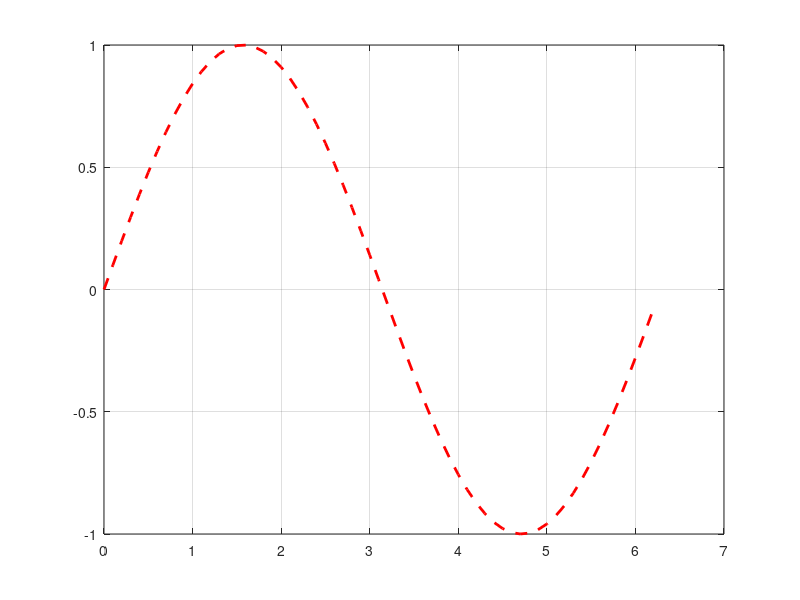
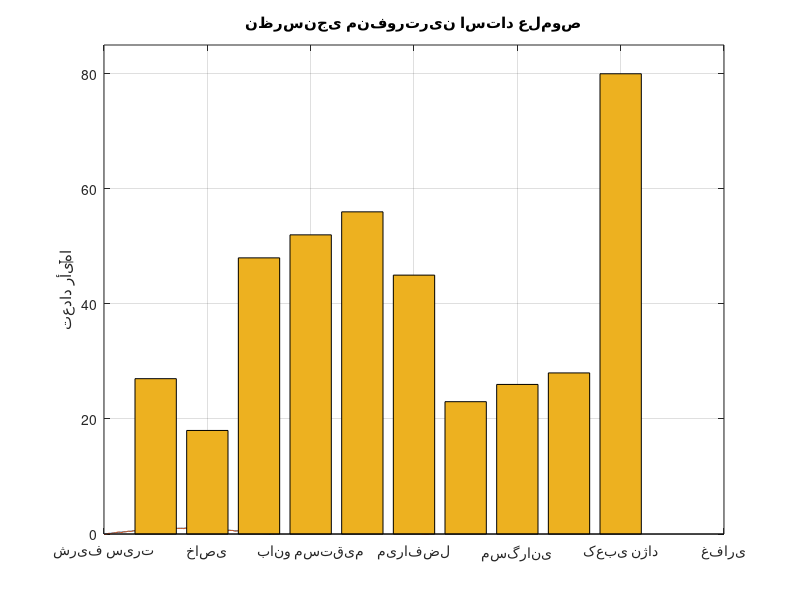

Write the MATLAB code that produced these figures, in order. (Note: this script raises an error after producing the figures.)
% MATLAB Geek Bootcamp - Week 2
% Plotting & Visualization
% @ElectroGeek255


clc
clear
close all


%% 1. Basic plot

x = [1 2 3 4 5 6];
y = [4 3 8 6 1 5];

plot(x, y)


%% 2. Plot a mathematical function

x = -10:0.1:10;
y = x.^2 - 1;

plot(x, y)
grid on


%% 3. Common plot styles

x = 0:0.1:2*pi;
y = sin(x);

plot(x, y, 'r--', 'LineWidth', 2)
grid on

% 'r--'      -> red dashed line
% 'LineWidth' -> line thickness


%% 4. Complete second-order response

figure('Name','میرایی ضعیف','NumberTitle','off');

t = 0:0.01:10;

alpha = 0.3;
omega0 = 2;
wd = sqrt(omega0^2 - alpha^2);

y = exp(-alpha*t) .* ...
    (cos(wd*t) + sin(wd*t));

plot(t, y, 'LineWidth', 2)

grid on

title('میرایی ضعیف')
xlabel('زمان')
ylabel('دامنه')


%% 5. Noisy Sin Wave Example

x = linspace(0, 2*pi, 200);

y = sin(x);

noise = 0.2 * rand(size(x)) - 0.1;
y1 = sin(x) + noise;

plot(x, y)
hold on
plot(x, y1)

grid on


%% 6. Bar chart

professors = { ...
    'شریف سیرت', ...
    'خاصی', ...
    'بانو مستقیم', ...
    'میرافضل', ...
    'مسگرانی', ...
    'کعبی نژاد', ...
    'غفاری', ...
    'حمید کریمی', ...
    'تقی زاده', ...
    'سمیه'};

votes = [27 18 48 52 56 45 23 26 28 80];

bar(votes)

grid on
ylim([0 85])

title('نظرسنجی منفورترین استاد علموص')
ylabel('تعداد رأیها')
xticklabels(professors)


%% 7. Histogram

data = randi([0 20], 1, 1000);

histogram(data)

grid on

title('Histogram')
xlabel('Value')
ylabel('Frequency')

% histogram(data)
% data -> input data


%% 8. Scatter plot

credits = [15 16 17 18 30 31 32 33 34 35 36 50 51 52 53 54 55 56 57 67 68 69 70 71 72 73 74 75 76 86 87 88 89 90 91 92 93 ...
           94 95 96 97 105 106 107 108 109 110 111 112 113 114 115 116 117 118 119 120 121 121 122 123 124 125 126 127 ...
           127 128 129 130 131 132 133 133 134 135 136 137 138 139 140 140 140 140 139 137 139 135];

baldness = [0 0 3 2 3 7 8 0 8 8 14 9 15 9 14 15 24 17 20 19 30 29 30 31 40 34 25 36 35 40 20 45 35 41 37 46 65 50 30 49 60 ...
            52 58 45 66 55 71 62 75 80 69 74 88 65 82 78 91 73 30 97 86 93 89 100 85 52 109 96 110 92 115 98 75 120 105 ...
            112 118 100 120 104 100 34 66 90 93 109 85];

scatter(credits, baldness, 100, 'filled')

grid on

xlim([0 145])
ylim([0 120])

title('اثرات گذراندن واحدهای دروس برق بر ریزش مو')
xlabel('تعداد واحدهای گذرانده شده در برق')
ylabel('درصد کچلی (%)')

% scatter(x, y, size, style)


%% 9. Pie chart

labels = { ...
    'زیاد', ...
    'تا حدی', ...
    '  کم', ...
    'خیلی کم (در معرض خودکشی)'};

values = [2 10 15 100];

pie(values, labels)

title('چقدر از انتخاب رشته برق راضی و خوشبخت هستید؟  ')


%% 10. Customize plots

x = 0:0.1:2*pi;
y = sin(x);

plot(x, y, 'LineWidth', 2)

grid on

title('Sine Wave')
xlabel('Time')
ylabel('Amplitude')

xlim([0 2*pi])
ylim([-1.2 1.2])

set(gca, 'FontSize', 14)
set(gca, 'LineWidth', 1.5)


%% 11. Multiple plots with hold on

x = linspace(0, 2*pi, 200);

y1 = sin(x);
y2 = cos(x);

plot(x, y1, 'LineWidth', 2)

hold on

plot(x, y2, '--', 'LineWidth', 2)

grid on

legend('sin(x)', 'cos(x)')

title('Sine and Cosine')
xlabel('x')
ylabel('y')

hold off

% hold on  -> keep current plot
% hold off -> stop adding to current plot


%% 12. Subplot

x = 0:0.01:2*pi;

y1 = sin(x);
y2 = cos(x);
y3 = exp(-x);
y4 = x.^2;

figure

subplot(2,2,1)
plot(x,y1)
title('sin(x)')
grid on

subplot(2,2,2)
plot(x,y2)
title('cos(x)')
grid on

subplot(2,2,3)
plot(x,y3)
title('e^{-x}')
grid on

subplot(2,2,4)
plot(x,y4)
title('x^2')
grid on

% subplot(rows, columns, position)


%% 13. Global plot settings

set(groot, 'defaultAxesFontName', 'Vazirmatn');
set(groot, 'defaultTextFontName', 'Vazirmatn');

set(groot, 'defaultAxesFontSize', 16);
set(groot, 'defaultTextFontSize', 16);

set(groot, 'defaultAxesLineWidth', 1.5);
set(groot, 'defaultLineLineWidth', 2);


%% 14. 3D plot

z = linspace(0, 20, 100);
y = sin(z);
x = cos(z);

plot3(x, y, z)

grid on

xlabel('x')
ylabel('y')
zlabel('z')

title('3D Plot')


%% 15. 3D Scatter

x = rand(1,100);
y = rand(1,100);
z = rand(1,100);

scatter3(x, y, z, 50, 'filled')

grid on

xlabel('x')
ylabel('y')
zlabel('z')

title('3D Scatter')


%% 16. 3D Bar

values = [5 8 3 10 6];

bar3(values)

grid on

title('3D Bar')


%% 17. 3D Pie

values = [20 30 15 35];

pie3(values)

title('3D Pie')


%% 18. Mesh and Surf

x = linspace(-3, 3, 30);
y = linspace(-3, 3, 30);

[X, Y] = meshgrid(x, y);

Z = X.^2 - Y.^2;


% Mesh

figure

mesh(X, Y, Z)

xlabel('x')
ylabel('y')
zlabel('z')

title('Mesh')

grid on
view(45, 30)


% Surf

figure

surf(X, Y, Z)

xlabel('x')
ylabel('y')
zlabel('z')

title('Surf')

grid on
view(45, 30)


%% 19. Mesh vs Surf with subplot

figure

subplot(1,2,1)

mesh(X, Y, Z)

xlabel('x')
ylabel('y')
zlabel('z')

title('Mesh')

grid on
view(45,30)


subplot(1,2,2)

surf(X, Y, Z)

xlabel('x')
ylabel('y')
zlabel('z')

title('Surf')

grid on
view(45,30)
